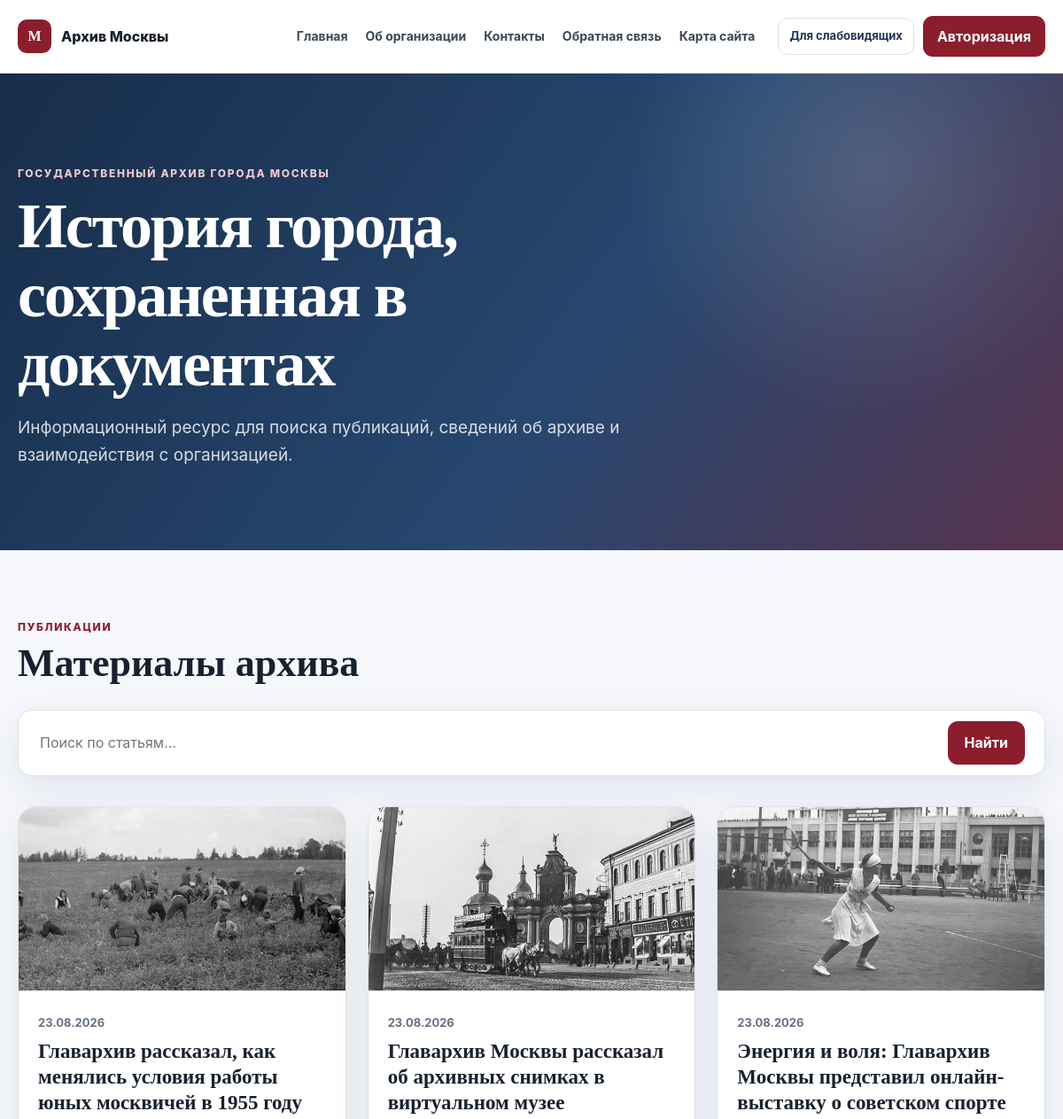
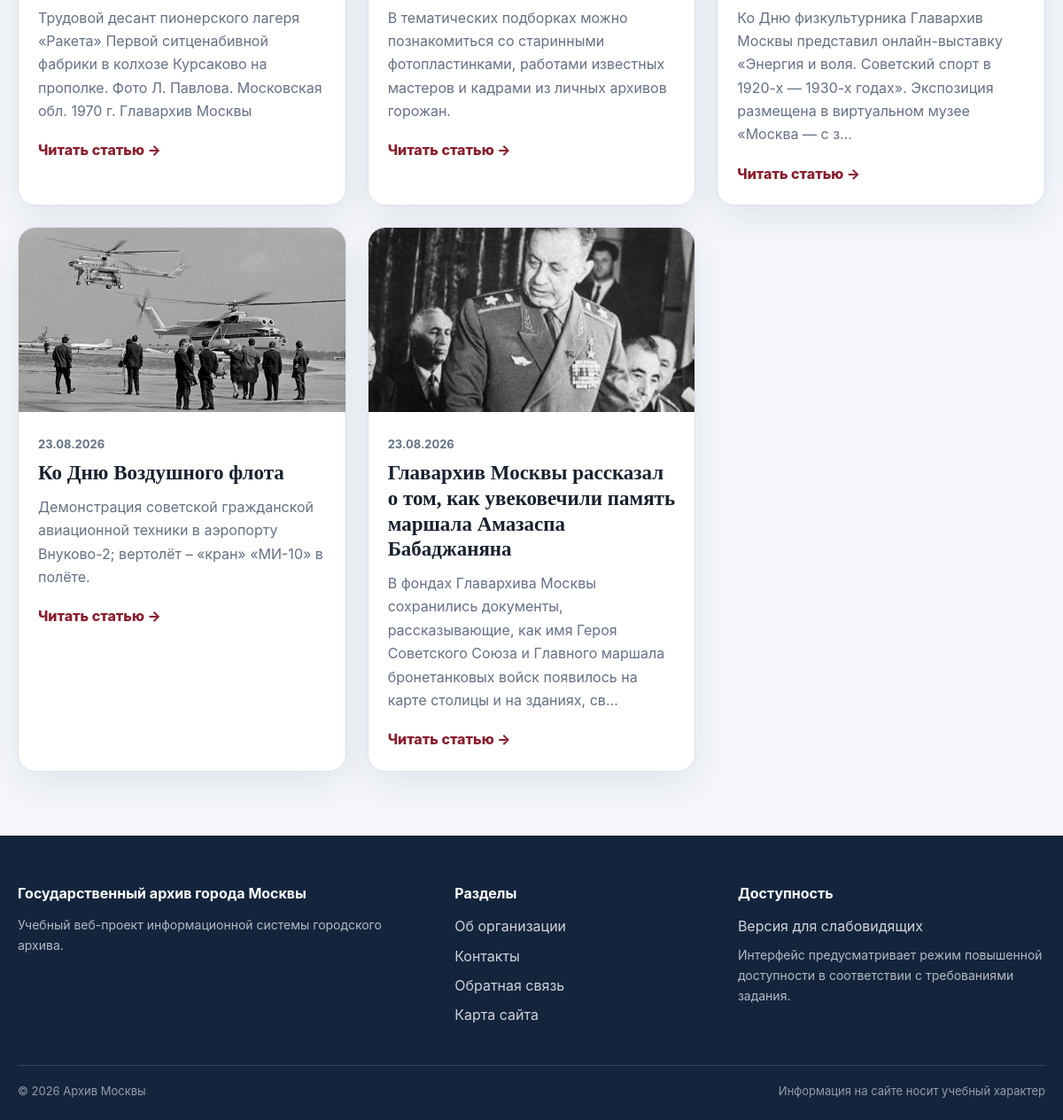
The page / on the database its author committed (2 pictures, top to bottom).
### archive_app/models.py (models this page shows, shortened)
class Article(models.Model):
    title = models.CharField('Заголовок', max_length=200)
    slug = models.SlugField('Адрес статьи', max_length=220, unique=True)
    summary = models.TextField('Краткое описание', max_length=500)
    cover = models.ImageField('Изображение карточки', upload_to='articles/covers/')
    published_at = models.DateTimeField('Дата публикации', auto_now_add=True)
    updated_at = models.DateTimeField('Дата изменения', auto_now=True)
    is_published = models.BooleanField('Опубликовано', default=True)
    class Meta:
        ordering = ['-published_at']
        verbose_name = 'Статья'
        verbose_name_plural = 'Статьи'
    def get_absolute_url(self):
        return reverse('article_detail', kwargs={'slug': self.slug})

### archive_app/views.py (the view)
# urls.py: path('', views.home, name='home'),
def home(request):
    query = request.GET.get('q', '').strip()
    articles = Article.objects.filter(is_published=True).prefetch_related('blocks')
    if query:
        articles = articles.filter(
            Q(title__icontains=query)
            | Q(summary__icontains=query)
            | Q(blocks__text__icontains=query)
        ).distinct()
    return render(request, 'archive_app/home.html', {'articles': articles, 'query': query})

### templates/archive_app/home.html (shortened to what this page needs)
{% extends 'archive_app/base.html' %}
{% block content %}
<section class="hero">
    <div class="container hero-inner">
        <div>
            <span class="eyebrow">Государственный архив города Москвы</span>
            <h1>История города, сохраненная в документах</h1>
            <p>Информационный ресурс для поиска публикаций, сведений об архиве и взаимодействия с организацией.</p>
        </div>
    </div>
</section>
<section class="section">
    <div class="container">
        <div class="section-heading">
            <div>
                <span class="eyebrow">Публикации</span>
                <h2>Материалы архива</h2>
            </div>
        </div>
        <form class="search-form" method="get" action="{% url 'home' %}" role="search">
            <input id="search" type="search" name="q" value="{{ query }}" placeholder="Поиск по статьям…">
            <button class="primary-btn" type="submit">Найти</button>
        </form>
        {% if articles %}
        <div class="article-grid">
            {% for article in articles %}
            <article class="article-card">
                <a class="card-image-link" href="{{ article.get_absolute_url }}" aria-label="Открыть статью: {{ article.title }}">
                    <img src="{{ article.cover.url }}" alt="Обложка статьи {{ article.title }}">
                </a>
                <div class="card-body">
                    <time datetime="{{ article.published_at|date:'c' }}">{{ article.published_at|date:'d.m.Y' }}</time>
                    <h3><a href="{{ article.get_absolute_url }}">{{ article.title }}</a></h3>
                    <p>{{ article.summary|truncatechars:180 }}</p>
                    <a class="card-link" href="{{ article.get_absolute_url }}">Читать статью <span aria-hidden="true">→</span></a>
                </div>
            </article>
            {% endfor %}
        </div>
        {% else %}
            <div class="empty-state">
                <h3>Информация отсутствует</h3>
                {% if query %}<p>По запросу «{{ query }}» публикации не найдены.</p>{% endif %}
            </div>
        {% endif %}
    </div>
</section>
{% endblock %}

### templates/archive_app/base.html (shortened to what this page needs)
{% load static %}
<!doctype html>
<html lang="ru">
<head>
    <link rel="stylesheet" href="{% static 'css/style.css' %}">
</head>
<body>
<header class="site-header">
    <div class="container header-row">
        <a class="brand" href="{% url 'home' %}" aria-label="Государственный архив города Москвы — главная">
            <span class="brand-mark" aria-hidden="true">М</span>
            <span>Архив Москвы</span>
        </a>
        <nav class="main-nav" aria-label="Основная навигация">
            <a href="{% url 'home' %}">Главная</a>
            <a href="{% url 'about' %}">Об организации</a>
            <a href="{% url 'contacts' %}">Контакты</a>
            <a href="{% url 'feedback' %}">Обратная связь</a>
            <a href="{% url 'sitemap_page' %}">Карта сайта</a>
        </nav>
        <div class="header-actions">
            <button type="button" class="accessibility-btn" id="accessibility-toggle" aria-pressed="false">
                Для слабовидящих
            </button>
            {% if user.is_authenticated %}
                <span class="user-name">{{ user.username }}</span>
                <form method="post" action="{% url 'logout' %}" class="inline-form">
                    {% csrf_token %}
                    <button class="auth-btn secondary" type="submit">Выйти</button>
                </form>
            {% else %}
                <button class="auth-btn" type="button" data-auth-open>Авторизация</button>
            {% endif %}
        </div>
    </div>
</header>
<main id="main-content">
    {% block content %}{% endblock %}
</main>
<footer class="site-footer">
    <div class="container footer-grid">
        <div>
            <strong>Государственный архив города Москвы</strong>
            <p>Учебный веб-проект информационной системы городского архива.</p>
        </div>
        <div>
            <strong>Разделы</strong>
            <a href="{% url 'about' %}">Об организации</a>
            <a href="{% url 'contacts' %}">Контакты</a>
            <a href="{% url 'feedback' %}">Обратная связь</a>
            <a href="{% url 'sitemap_page' %}">Карта сайта</a>
        </div>
        <div>
            <strong>Доступность</strong>
            <button type="button" class="footer-accessibility" data-accessibility-toggle>Версия для слабовидящих</button>
            <p>Интерфейс предусматривает режим повышенной доступности в соответствии с требованиями задания.</p>
        </div>
    </div>
    <div class="container footer-bottom">
        <span>© {% now "Y" %} Архив Москвы</span>
        <span>Информация на сайте носит учебный характер</span>
    </div>
</footer>
</body>
</html>

### rows shown on the page
Article: cover (picture), published_at "23.08.2026", title "Главархив рассказал, как менялись условия работы юных москвичей в 1955 году", summary "Трудовой десант пионерского лагеря «Ракета» Первой ситценабивной фабрики в колхозе Курсаково на прополке. Фото Л. Павлова. Московская обл. 1970 г. Главархив Москвы"
Article: cover (picture), published_at "23.08.2026", title "Главархив Москвы рассказал об архивных снимках в виртуальном музее", summary "В тематических подборках можно познакомиться со старинными фотопластинками, работами известных мастеров и кадрами из личных архивов горожан."
Article: cover (picture), published_at "23.08.2026", title "Энергия и воля: Главархив Москвы представил онлайн-выставку о советском спорте", summary "Ко Дню физкультурника Главархив Москвы представил онлайн-выставку «Энергия и воля. Советский спорт в 1920-х — 1930-х годах». Экспозиция размещена в виртуальном музее «Москва — с з…"
Article: cover (picture), published_at "23.08.2026", title "Ко Дню Воздушного флота", summary "Демонстрация советской гражданской авиационной техники в аэропорту Внуково-2; вертолёт – «кран» «МИ-10» в полёте."
Article: cover (picture), published_at "23.08.2026", title "Главархив Москвы рассказал о том, как увековечили память маршала Амазаспа Бабаджаняна", summary "В фондах Главархива Москвы сохранились документы, рассказывающие, как имя Героя Советского Союза и Главного маршала бронетанковых войск появилось на карте столицы и на зданиях, св…"
